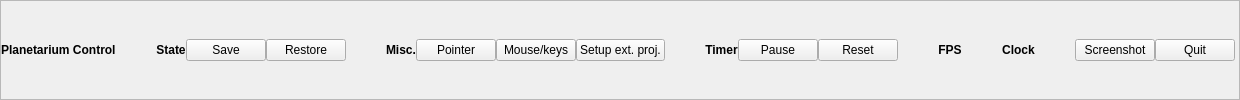
     <widget class="QFrame" name="TitleBar">
      <property name="sizePolicy">
       <sizepolicy hsizetype="Expanding" vsizetype="Preferred">
        <horstretch>0</horstretch>
        <verstretch>0</verstretch>
       </sizepolicy>
      </property>
      <property name="frameShape">
       <enum>QFrame::StyledPanel</enum>
      </property>
      <layout class="QHBoxLayout" name="_2">
       <property name="spacing">
        <number>0</number>
       </property>
       <property name="leftMargin">
        <number>0</number>
       </property>
       <property name="topMargin">
        <number>0</number>
       </property>
       <property name="rightMargin">
        <number>4</number>
       </property>
       <property name="bottomMargin">
        <number>0</number>
       </property>
       <item>
        <layout class="QHBoxLayout" name="layoutHTooolBar">
         <item>
          <layout class="QGridLayout" name="gridLayout">
           <item row="1" column="6">
            <widget class="QPushButton" name="btnSaveState">
             <property name="toolTip">
              <string>Save the current view state.  This state can be restored using the &quot;Restore&quot; button.</string>
             </property>
             <property name="text">
              <string>Save</string>
             </property>
            </widget>
           </item>
           <item row="1" column="7">
            <widget class="QPushButton" name="btnRestoreState">
             <property name="font">
              <font>
               <weight>50</weight>
               <bold>false</bold>
              </font>
             </property>
             <property name="toolTip">
              <string>Restore a previously saved view state, either by the &quot;Save&quot; button or by PlanetC itself.</string>
             </property>
             <property name="text">
              <string>Restore</string>
             </property>
            </widget>
           </item>
           <item row="1" column="3">
            <widget class="QLabel" name="stelWindowTitle">
             <property name="font">
              <font>
               <weight>75</weight>
               <italic>false</italic>
               <bold>true</bold>
              </font>
             </property>
             <property name="text">
              <string>Planetarium Control</string>
             </property>
            </widget>
           </item>
           <item row="1" column="5">
            <widget class="QLabel" name="labelState">
             <property name="text">
              <string>&lt;html&gt;&lt;head/&gt;&lt;body&gt;&lt;p&gt;&lt;span style=&quot; font-weight:600;&quot;&gt;State&lt;/span&gt;&lt;/p&gt;&lt;/body&gt;&lt;/html&gt;</string>
             </property>
             <property name="alignment">
              <set>Qt::AlignCenter</set>
             </property>
            </widget>
           </item>
           <item row="1" column="4">
            <spacer name="horizontalSpacer_3">
             <property name="orientation">
              <enum>Qt::Horizontal</enum>
             </property>
             <property name="sizeHint" stdset="0">
              <size>
               <width>40</width>
               <height>20</height>
              </size>
             </property>
            </spacer>
           </item>
          </layout>
         </item>
         <item>
          <spacer name="horizontalSpacer">
           <property name="orientation">
            <enum>Qt::Horizontal</enum>
           </property>
           <property name="sizeHint" stdset="0">
            <size>
             <width>40</width>
             <height>20</height>
            </size>
           </property>
          </spacer>
         </item>
         <item>
          <layout class="QGridLayout" name="gridLayout_3">
           <item row="0" column="2">
            <widget class="QPushButton" name="btnMouseKeys">
             <property name="toolTip">
              <string>Show the mouse pointer in the main Stellarium view and enable mouse/key usage on Stellarium</string>
             </property>
             <property name="text">
              <string>Mouse/keys</string>
             </property>
             <property name="checkable">
              <bool>true</bool>
             </property>
             <property name="checked">
              <bool>false</bool>
             </property>
            </widget>
           </item>
           <item row="0" column="0">
            <widget class="QLabel" name="labelMisc">
             <property name="font">
              <font>
               <weight>75</weight>
               <bold>true</bold>
              </font>
             </property>
             <property name="text">
              <string>&lt;html&gt;&lt;head/&gt;&lt;body&gt;&lt;p&gt;Misc.&lt;/p&gt;&lt;/body&gt;&lt;/html&gt;</string>
             </property>
             <property name="alignment">
              <set>Qt::AlignCenter</set>
             </property>
            </widget>
           </item>
           <item row="0" column="1">
            <widget class="QPushButton" name="btnPointer">
             <property name="toolTip">
              <string>Show the pointer while the mouse is on the clone view (enable/disable with right click)</string>
             </property>
             <property name="text">
              <string>Pointer</string>
             </property>
             <property name="checkable">
              <bool>true</bool>
             </property>
            </widget>
           </item>
           <item row="0" column="3">
            <widget class="QPushButton" name="btnFullScreen">
             <property name="toolTip">
              <string>Setup windows to use dome/screen external projector.</string>
             </property>
             <property name="text">
              <string>Setup ext. proj.</string>
             </property>
             <property name="checkable">
              <bool>true</bool>
             </property>
            </widget>
           </item>
          </layout>
         </item>
         <item>
          <spacer name="horizontalSpacer_5">
           <property name="orientation">
            <enum>Qt::Horizontal</enum>
           </property>
           <property name="sizeHint" stdset="0">
            <size>
             <width>40</width>
             <height>20</height>
            </size>
           </property>
          </spacer>
         </item>
         <item>
          <widget class="QLabel" name="labelTimer">
           <property name="font">
            <font>
             <weight>75</weight>
             <bold>true</bold>
            </font>
           </property>
           <property name="styleSheet">
            <string notr="true"/>
           </property>
           <property name="text">
            <string>&lt;html&gt;&lt;head/&gt;&lt;body&gt;&lt;p&gt;Timer&lt;/p&gt;&lt;/body&gt;&lt;/html&gt;</string>
           </property>
           <property name="alignment">
            <set>Qt::AlignCenter</set>
           </property>
          </widget>
         </item>
         <item>
          <widget class="QPushButton" name="btnTimerToggle">
           <property name="text">
            <string>Pause</string>
           </property>
           <property name="flat">
            <bool>false</bool>
           </property>
          </widget>
         </item>
         <item>
          <widget class="QPushButton" name="btnTimerReset">
           <property name="text">
            <string>Reset</string>
           </property>
          </widget>
         </item>
         <item>
          <spacer name="horizontalSpacer_6">
           <property name="orientation">
            <enum>Qt::Horizontal</enum>
           </property>
           <property name="sizeHint" stdset="0">
            <size>
             <width>40</width>
             <height>20</height>
            </size>
           </property>
          </spacer>
         </item>
         <item>
          <widget class="QLabel" name="labelFPS">
           <property name="font">
            <font>
             <weight>75</weight>
             <bold>true</bold>
            </font>
           </property>
           <property name="text">
            <string>&lt;html&gt;&lt;head/&gt;&lt;body&gt;&lt;p&gt;FPS&lt;/p&gt;&lt;/body&gt;&lt;/html&gt;</string>
           </property>
           <property name="alignment">
            <set>Qt::AlignCenter</set>
           </property>
          </widget>
         </item>
         <item>
          <spacer name="horizontalSpacer_8">
           <property name="orientation">
            <enum>Qt::Horizontal</enum>
           </property>
           <property name="sizeHint" stdset="0">
            <size>
             <width>40</width>
             <height>20</height>
            </size>
           </property>
          </spacer>
         </item>
         <item>
          <widget class="QLabel" name="labelClock">
           <property name="font">
            <font>
             <weight>75</weight>
             <bold>true</bold>
            </font>
           </property>
           <property name="styleSheet">
            <string notr="true"/>
           </property>
           <property name="text">
            <string>&lt;html&gt;&lt;head/&gt;&lt;body&gt;&lt;p&gt;Clock&lt;/p&gt;&lt;/body&gt;&lt;/html&gt;</string>
           </property>
           <property name="alignment">
            <set>Qt::AlignCenter</set>
           </property>
          </widget>
         </item>
         <item>
          <spacer name="horizontalSpacer_7">
           <property name="orientation">
            <enum>Qt::Horizontal</enum>
           </property>
           <property name="sizeHint" stdset="0">
            <size>
             <width>40</width>
             <height>20</height>
            </size>
           </property>
          </spacer>
         </item>
         <item>
          <widget class="QPushButton" name="btnScreenshot">
           <property name="text">
            <string>Screenshot</string>
           </property>
           <property name="checkable">
            <bool>false</bool>
           </property>
          </widget>
         </item>
         <item>
          <widget class="QPushButton" name="btnQuit">
           <property name="text">
            <string>Quit</string>
           </property>
           <property name="checkable">
            <bool>false</bool>
           </property>
          </widget>
         </item>
        </layout>
       </item>
      </layout>
     </widget>
